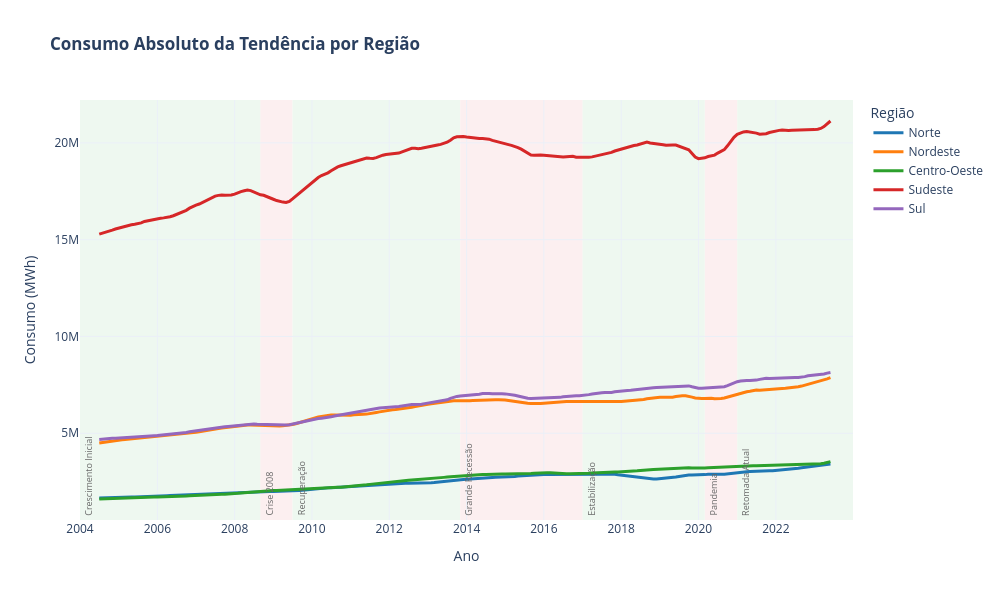

Notebook source saved alongside this figure:
### Markdown cell above
## 5.2 Tendencia por região

### Code cell
fig = go.Figure()

for i, regiao in enumerate(REGIOES):
    # Pegando a tendência absoluta
    trend = decompor(serie_regiao(consumo, regiao)).trend
    
    fig.add_trace(go.Scatter(
        x=trend.index, y=trend.values, 
        name=regiao,
        line=dict(color=CORES_REG[i], width=3),
        hovertemplate=f'<b>{regiao}</b><br>Consumo: %{{y:.2f}} MWh<extra></extra>'))

# Cores padronizadas para os blocos
VERDE_OK = "#d4edda"
VERMELHO_ALERTA = "#f8d7da"

blocos = [
    dict(x0="2004-01-01", x1="2008-08-31", label="Crescimento Inicial", color=VERDE_OK),
    dict(x0="2008-09-01", x1="2009-06-30", label="Crise 2008", color=VERMELHO_ALERTA),
    dict(x0="2009-07-01", x1="2013-10-31", label="Recuperação", color=VERDE_OK),
    dict(x0="2013-11-01", x1="2016-12-31", label="Grande Recessão", color=VERMELHO_ALERTA),
    dict(x0="2017-01-01", x1="2020-02-29", label="Estabilização", color=VERDE_OK),
    dict(x0="2020-03-01", x1="2020-12-31", label="Pandemia", color=VERMELHO_ALERTA),
    dict(x0="2021-01-01", x1="2023-12-31", label="Retomada Atual", color=VERDE_OK)
]

# Adicionando os vrects (Sombra mais clara para não esconder as linhas coloridas)
for b in blocos:
    fig.add_vrect(
        x0=b['x0'], x1=b['x1'],
        fillcolor=b['color'], 
        opacity=0.4, # Opacidade menor para destacar as cores das regiões
        layer="below", 
        line_width=0,
        annotation_text=f" {b['label']}",
        annotation_position="bottom left",
        annotation_font=dict(size=9, color="#666"),
        annotation_textangle=-90
    )

fig.update_layout(
    title='<b>Consumo Absoluto da Tendência por Região</b>',
    template='plotly_white', 
    xaxis_title='Ano',
    yaxis_title='Consumo (MWh)', 
    hovermode='x unified',
    legend_title='Região', 
    width=1000, height=600
)

fig.show()

### Figure 1 — Plotly figure (JSON) as saved in the notebook; plotly's stock layout.template omitted (floating-point values rounded to 4 significant figures; data arrays with more than 128 entries replaced by an {"elided": "..."} marker saying what was removed)
{"data": [{"hovertemplate": "<b>Norte</b><br>Consumo: %{y:.2f} MWh<extra></extra>", "line": {"color": "#1F77B4", "width": 3}, "name": "Norte", "type": "scatter", "x": {"elided": "240 str values"}, "y": {"elided": "240 float values"}}, {"hovertemplate": "<b>Nordeste</b><br>Consumo: %{y:.2f} MWh<extra></extra>", "line": {"color": "#FF7F0E", "width": 3}, "name": "Nordeste", "type": "scatter", "x": {"elided": "240 str values"}, "y": {"elided": "240 float values"}}, {"hovertemplate": "<b>Centro-Oeste</b><br>Consumo: %{y:.2f} MWh<extra></extra>", "line": {"color": "#2CA02C", "width": 3}, "name": "Centro-Oeste", "type": "scatter", "x": {"elided": "240 str values"}, "y": {"elided": "240 float values"}}, {"hovertemplate": "<b>Sudeste</b><br>Consumo: %{y:.2f} MWh<extra></extra>", "line": {"color": "#D62728", "width": 3}, "name": "Sudeste", "type": "scatter", "x": {"elided": "240 str values"}, "y": {"elided": "240 float values"}}, {"hovertemplate": "<b>Sul</b><br>Consumo: %{y:.2f} MWh<extra></extra>", "line": {"color": "#9467BD", "width": 3}, "name": "Sul", "type": "scatter", "x": {"elided": "240 str values"}, "y": {"elided": "240 float values"}}], "layout": {"annotations": [{"font": {"color": "#666", "size": 9}, "showarrow": false, "text": " Crescimento Inicial", "textangle": -90, "x": "2004-01-01", "xanchor": "left", "xref": "x", "y": 0, "yanchor": "bottom", "yref": "y domain"}, {"font": {"color": "#666", "size": 9}, "showarrow": false, "text": " Crise 2008", "textangle": -90, "x": "2008-09-01", "xanchor": "left", "xref": "x", "y": 0, "yanchor": "bottom", "yref": "y domain"}, {"font": {"color": "#666", "size": 9}, "showarrow": false, "text": " Recuperação", "textangle": -90, "x": "2009-07-01", "xanchor": "left", "xref": "x", "y": 0, "yanchor": "bottom", "yref": "y domain"}, {"font": {"color": "#666", "size": 9}, "showarrow": false, "text": " Grande Recessão", "textangle": -90, "x": "2013-11-01", "xanchor": "left", "xref": "x", "y": 0, "yanchor": "bottom", "yref": "y domain"}, {"font": {"color": "#666", "size": 9}, "showarrow": false, "text": " Estabilização", "textangle": -90, "x": "2017-01-01", "xanchor": "left", "xref": "x", "y": 0, "yanchor": "bottom", "yref": "y domain"}, {"font": {"color": "#666", "size": 9}, "showarrow": false, "text": " Pandemia", "textangle": -90, "x": "2020-03-01", "xanchor": "left", "xref": "x", "y": 0, "yanchor": "bottom", "yref": "y domain"}, {"font": {"color": "#666", "size": 9}, "showarrow": false, "text": " Retomada Atual", "textangle": -90, "x": "2021-01-01", "xanchor": "left", "xref": "x", "y": 0, "yanchor": "bottom", "yref": "y domain"}], "height": 600, "hovermode": "x unified", "legend": {"title": {"text": "Região"}}, "shapes": [{"fillcolor": "#d4edda", "layer": "below", "line": {"width": 0}, "opacity": 0.4, "type": "rect", "x0": "2004-01-01", "x1": "2008-08-31", "xref": "x", "y0": 0, "y1": 1, "yref": "y domain"}, {"fillcolor": "#f8d7da", "layer": "below", "line": {"width": 0}, "opacity": 0.4, "type": "rect", "x0": "2008-09-01", "x1": "2009-06-30", "xref": "x", "y0": 0, "y1": 1, "yref": "y domain"}, {"fillcolor": "#d4edda", "layer": "below", "line": {"width": 0}, "opacity": 0.4, "type": "rect", "x0": "2009-07-01", "x1": "2013-10-31", "xref": "x", "y0": 0, "y1": 1, "yref": "y domain"}, {"fillcolor": "#f8d7da", "layer": "below", "line": {"width": 0}, "opacity": 0.4, "type": "rect", "x0": "2013-11-01", "x1": "2016-12-31", "xref": "x", "y0": 0, "y1": 1, "yref": "y domain"}, {"fillcolor": "#d4edda", "layer": "below", "line": {"width": 0}, "opacity": 0.4, "type": "rect", "x0": "2017-01-01", "x1": "2020-02-29", "xref": "x", "y0": 0, "y1": 1, "yref": "y domain"}, {"fillcolor": "#f8d7da", "layer": "below", "line": {"width": 0}, "opacity": 0.4, "type": "rect", "x0": "2020-03-01", "x1": "2020-12-31", "xref": "x", "y0": 0, "y1": 1, "yref": "y domain"}, {"fillcolor": "#d4edda", "layer": "below", "line": {"width": 0}, "opacity": 0.4, "type": "rect", "x0": "2021-01-01", "x1": "2023-12-31", "xref": "x", "y0": 0, "y1": 1, "yref": "y domain"}], "title": {"text": "<b>Consumo Absoluto da Tendência por Região</b>"}, "width": 1000, "xaxis": {"title": {"text": "Ano"}}, "yaxis": {"title": {"text": "Consumo (MWh)"}}}}
